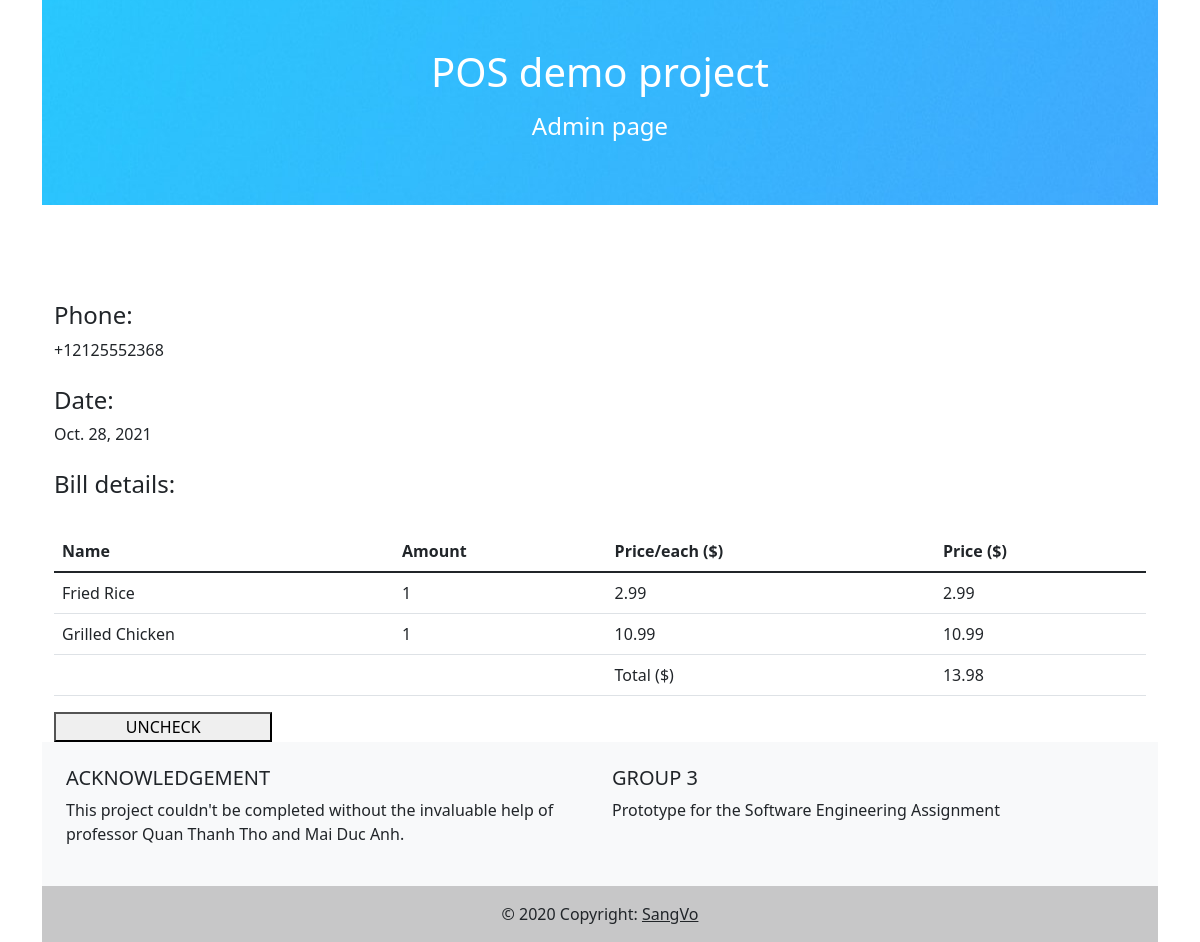
Screenshot of /manage_order_detail/28 (signed in) with the database file from the repository.
### restaurant_sys/models.py (models this page shows, shortened)
class bill_order(models.Model):
    bill_item=models.ManyToManyField(bill_item, null=True, blank=True)
    cus_phone= PhoneNumberField(unique = False, null = False, blank = False) # Here
    date=models.DateField(null=True,auto_now_add=True)
    finish=models.BooleanField(auto_created=False)
    price_total=models.DecimalField(max_digits=7,decimal_places=2,blank=True, null=True)

class dish(models.Model):
    name=models.CharField(unique=True, primary_key=True, max_length=50)
    image=models.FileField(blank=True, null=True, upload_to='photos')
    country=models.CharField(blank=True, null=True, choices=country_arr,max_length=50)
    type=models.CharField(choices=type_arr,max_length=50)
    price=models.DecimalField(max_digits=5,decimal_places=2,blank=True, null=True)

### restaurant_sys/views.py (the view)
# urls.py: path('manage_order_detail/<order_id>', views.manage_order_detail),
@login_required(login_url='/login')
def manage_order_detail(request,order_id):
    b=bill_order.objects.get(id=order_id)
    if request.method=="POST":
        b.finish= not b.finish
        b.save()
        return redirect('/manage_order')
    b_i=b.bill_item.all()
    b_i=[{
        'name':x.item_name.name,
        'price_each':float(x.item_name.price),
        'price': float(x.amount*x.item_name.price),
        'amount':x.amount,
    } for x in b_i ]
    print(b_i)
    return render(request,"manage_order_detail.html",{'b':b,'b_i':b_i,'back_url':BACKGROUND_URL})

### restaurant_sys/templates/manage_order_detail.html (shortened to what this page needs)
{% extends 'base.html' %}
{% block body %}
<header>
  <div
    class="p-5 text-center bg-image"
    style="
      background-position-y: center;
      height: auto;
      background-image:url({{back_url}})
    "
  >
    <div class="mask" style="">
      <div class="d-flex justify-content-center align-items-center h-100">
        <div class="text-white">
          <h1 class="mb-3">POS demo project</h1>
          <h4 class="mb-3">Admin page</h4>
        </div>
      </div>
    </div>
  </div>
</header>
<br><br><br><br>
<div class="container">
<h4>Phone: </h4>{{b.cus_phone}}<br><br>
<h4>Date: </h4> {{b.date}}<br><br>
<h4>Bill details: </h4><br>
<table class="table">
    <thead>
      <tr>
        <th scope="col">Name</th>
        <th scope="col">Amount</th>
        <th scope="col">Price/each ($)</th>
        <th scope="col">Price ($)</th>
      </tr>
    </thead>
    <tbody id="table_body">
      {% for dish in  b_i %}
      <tr>
        <td class="dishname">{{dish.name}}</td>
        <td> {{dish.amount}}</td>
        <td class="count-me" id="price_total_{{dish.name}}">{{dish.price_each}}</td>
        <td class="count-me" id="price_total_{{dish.name}}">{{dish.price}}</td>
      </tr>
      {% endfor %}
      <tr>
        <td></td>
        <td></td>
        <td>Total ($)</td>
        <td id="price_total">{{b.price_total}}</td>
      </tr>
    </tbody>
  </table>
  <form action="" method="POST">
    {% if b.finish %}
    <button style="width: 20%;" type="submit">UNCHECK</button>
    {%else%}
    <button style="width: 20%;" type="submit">CHECK</button>
    {% endif %}
  </form>
  </div>
{% endblock %}

### rows the page displays
bill_order: cus_phone "+12125552368", date "Oct. 28, 2021", price_total "13.98"
dish: name "Fried Rice"
dish: name "Grilled Chicken"

### other values shown
{{ dish.amount }} "1" "1"
{{ dish.price_each }} "2.99" "10.99"
{{ dish.price }} "2.99" "10.99"
